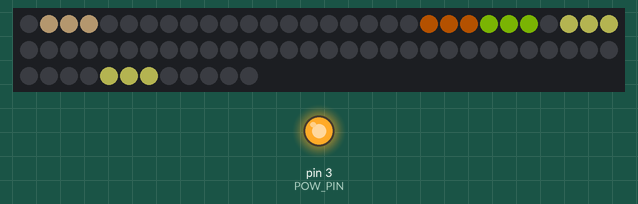
This sketch was run on a simulated Arduino Uno, built with avr-gcc and run on an emulated ATmega328P. Parts: 72 RGB LEDs in strip order, left to right, continuing on the next row, output pins drawn as LEDs (lit = HIGH). Dim RGB values are drawn brighter than linear; random numbers use the default seed unless the sketch sets one; what the sketch prints to the serial monitor is not drawn.

Above: at 1.0 s.
At 7.0 s:
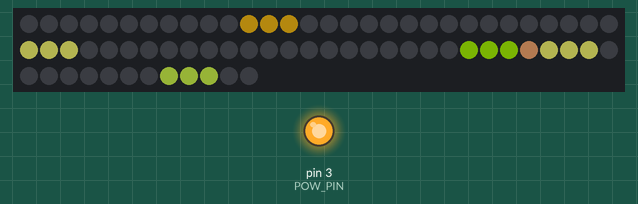
At 13.1 s:
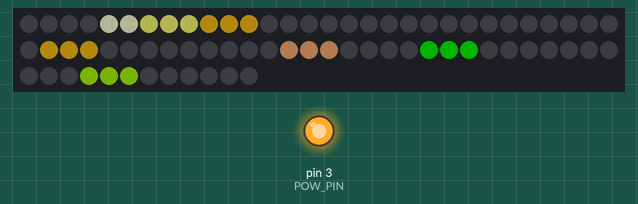
At 19.1 s:
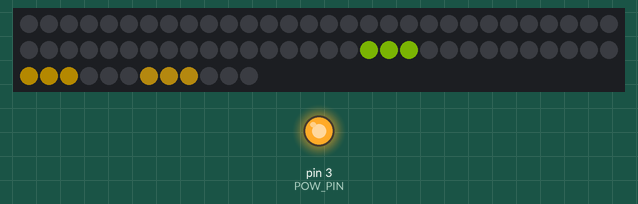
At 25.1 s:
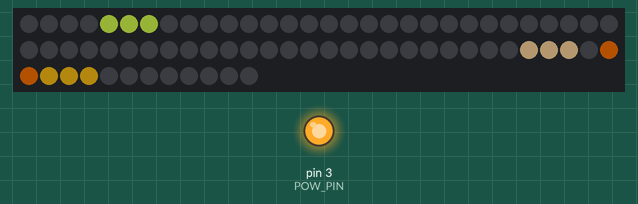
At 37.2 s:
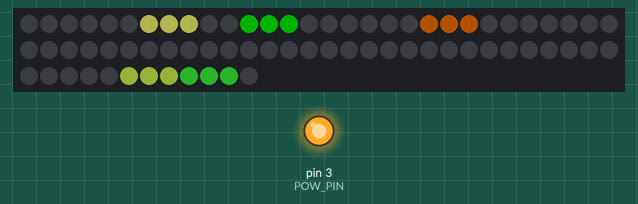

The sketch:

MuchroomLEDs.ino
```cpp
#include "FastLED.h"


#define NUM_LEDS 72
#define LED_TYPE NEOPIXEL
#define BRIGHT 64
#define COLOR_ORDER GRB
#define LED_PIN 2
#define POW_PIN 3
#define MAX_GLOWS 8
#define NR_COLORS 12

int index[MAX_GLOWS];
CRGB _leds[NUM_LEDS];
CRGB _colors[NR_COLORS] = {CRGB::Chartreuse,CRGB::DarkGoldenrod,CRGB::DarkGreen,CRGB::DarkOliveGreen,CRGB::Goldenrod,CRGB::GreenYellow,CRGB::Khaki,CRGB::LemonChiffon,CRGB::LimeGreen,CRGB::Tan,CRGB::LightSalmon,CRGB::DarkOrange};

void setup() {
  // put your setup code here, to run once:
  Serial.begin(9600);
  Serial.print("TEST");
  pinMode(POW_PIN,OUTPUT);
  digitalWrite(POW_PIN,HIGH);
  FastLED.addLeds<LED_TYPE, LED_PIN>(_leds, NUM_LEDS).setCorrection(TypicalLEDStrip);
  FastLED.setBrightness(BRIGHT);
  randomSeed(analogRead(0));
}

void loop() {
  // put your main code here, to run repeatedly:
  setRandomIndex();
  setRandomColors();
  FastLED.show();
  glow();
  FastLED.delay(4000);
  fade();
  resetIndex();
}

void setRandomIndex(){
  int rnd = random(3,9);
  for (int i = 0; i < MAX_GLOWS; i++){
    if (i < rnd) {
      index[i] = random(2,NUM_LEDS-1);
      for (int j = 0; j < i; j++){
        if (index[i] == index[j] || index[i]-1 == index[j] || index[i]+1 == index[j]){
          index[i] = 100;
          rnd++;
        }
      }
    }
    else
      index[i] = 100;
  }

}

void setRandomColors(){
  for (int i = 0; i < MAX_GLOWS; i++){
    CRGB color = _colors[random(1,NR_COLORS)];
    if (index[i] != 100){
      _leds[index[i]-1] = color;
      _leds[index[i]-1].fadeToBlackBy(240);
      _leds[index[i]] = color;
      _leds[index[i]].fadeToBlackBy(240);
      _leds[index[i]+1] = color;
      _leds[index[i]+1].fadeToBlackBy(240);
    }
  }
}

void glow(){
  int glowValue = 13;
  unsigned long startTime = millis();
  while ((millis() - startTime) < 1000){
    for (int i = 0; i < MAX_GLOWS; i++){
      if (index[i] != 100){
        _leds[index[i]].maximizeBrightness(glowValue);
        _leds[index[i]-1] = _leds[index[i]];
        _leds[index[i]+1] = _leds[index[i]];
      }
    }
    FastLED.show();
    FastLED.delay(50);
    if (glowValue >= 250){
      glowValue = 250;
    }
    else {
      glowValue += 13;
    }
  }
}

void fade(){
  unsigned long startTime = millis();
  while ((millis() - startTime) < 1000){
    for (int i = 0; i < MAX_GLOWS; i++){
      if (index[i] != 100){
        _leds[index[i]].fadeToBlackBy(20);
        _leds[index[i]-1] = _leds[index[i]];
        _leds[index[i]+1] = _leds[index[i]];
      }
    }
    FastLED.show();
    FastLED.delay(50);
  }
  for (int i = 0; i < MAX_GLOWS; i++){
    _leds[index[i]] = CRGB::Black;
    _leds[index[i]-1] = CRGB::Black;
    _leds[index[i]+1] = CRGB::Black;
  }
}

void resetIndex(){
  for (int i = 0; i < MAX_GLOWS; i++){
    index[i] = 0;
  }
}
```
